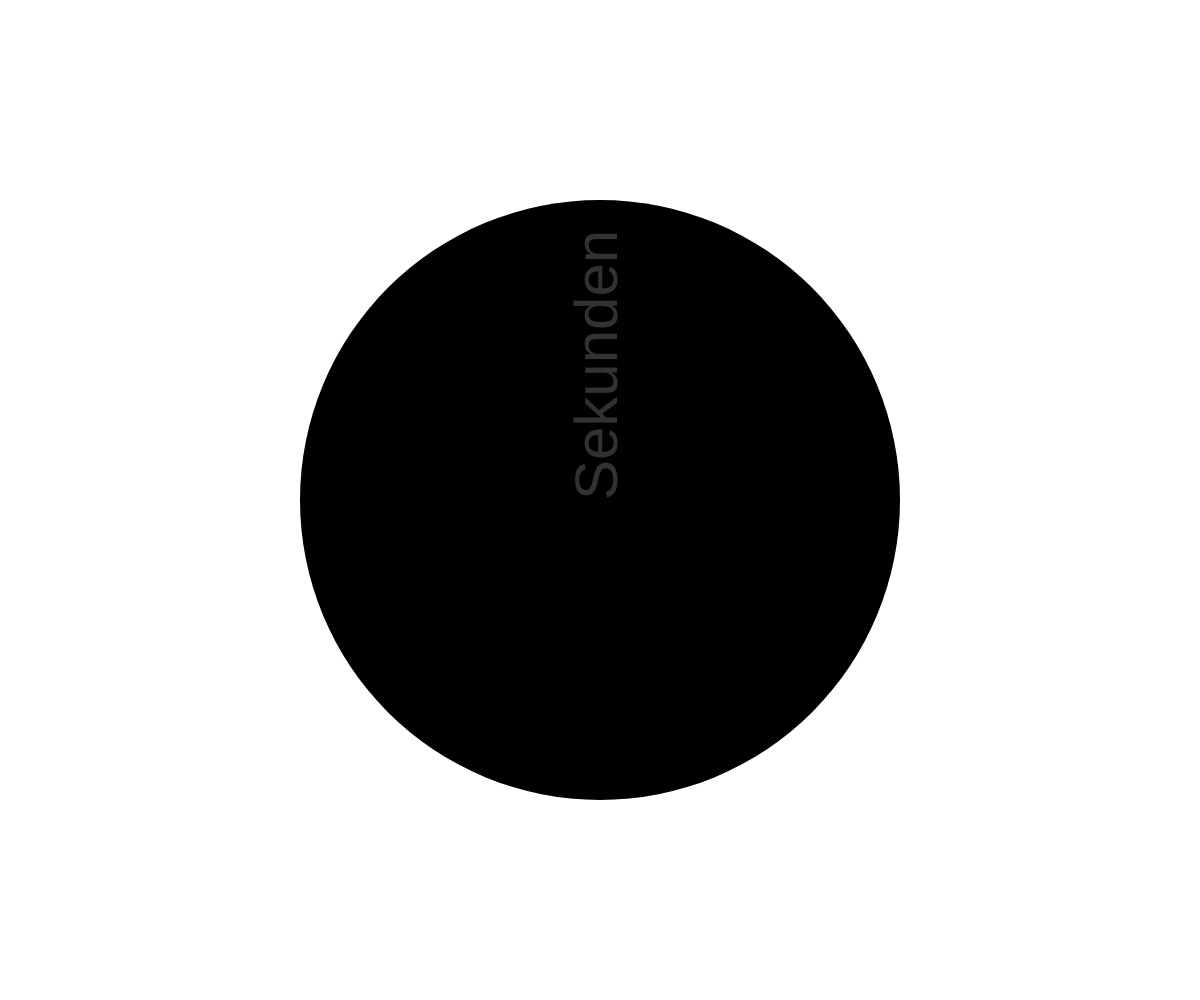
Frame 1 (no input)
Frame 60 (no input): identical to frame 1, image omitted
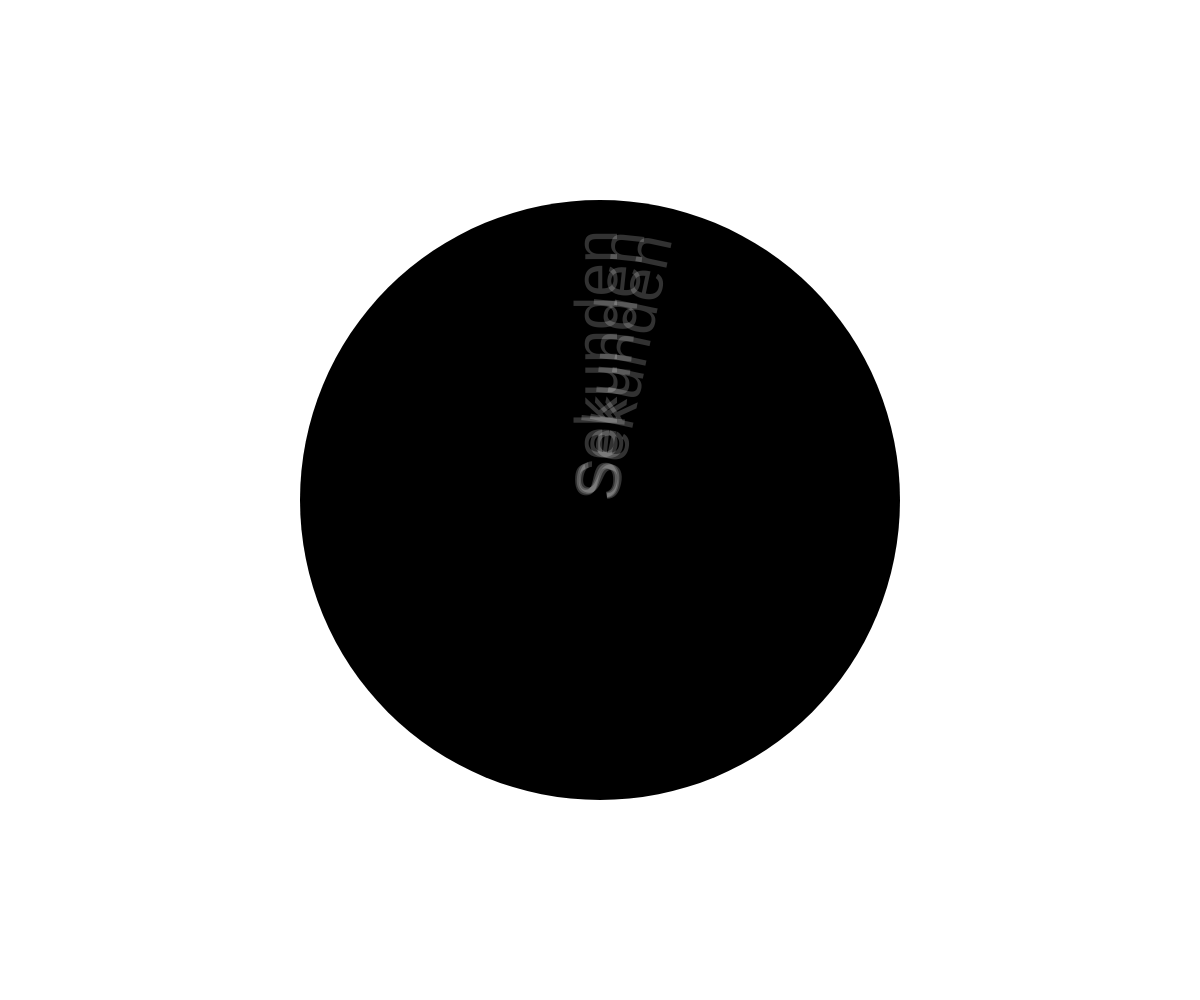
Frame 120 (the mouse pressed at the canvas centre since frame 60)

The p5.js sketch that drew these frames (run headless with seeded random() and noise() and a simulated clock; from frame 60 on, the mouse is pressed at the canvas centre):

// p5.js sketch
// ── sketch.js
// https://p5js.org/examples/input-clock.html

let w = 800;
let h = 800;
let seconds, milliseconds;

function setup() {

  createCanvas(windowWidth, windowHeight);
  angleMode(DEGREES);
  textSize(0.05 * width);
  textAlign(CENTER, CORNER);
  background(255);

  fill(0);
  noStroke();
  w = width;
  h = height;
  ellipse(w / 2, h / 2, w / 2, w / 2);

  merke = -1;
  farbe = 255;
  opaz = 50;
  minute = true;
}

function draw() {
  milliseconds = int(millis() % 60000);
  seconds = int(milliseconds / 1000);
  w = width;
  h = height;

  let s = map(seconds, 0, 60, 0, 360) - 90 ;
  push();
  translate(w / 2, h / 2);
  rotate(s);

  fill(farbe, opaz);

  if(seconds != merke){
    text("Sekunden", -w/80, -w/40, w/4, w/4);
    merke = seconds;
    if(seconds == 59 && minute){
      farbe = 0;
      opaz = 300;
      minute = false;
      stroke(0);
    }
    else if(seconds == 59 && minute == false){
      farbe = 255;
      opaz = 50;
      minute = true;
      noStroke();
    }
    
  }
 
  pop();

}

function windowResized() {
  resizeCanvas(windowWidth, windowHeight);
  ellipse(w / 2, h / 2, w / 2, w / 2);
}
